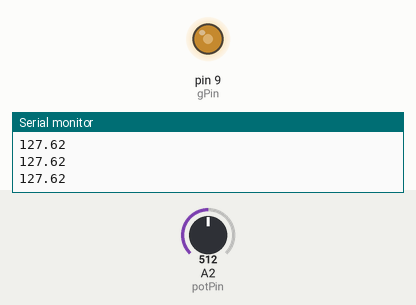
Bench run of a sketch on a simulated Arduino Uno, built with avr-gcc and run on an emulated ATmega328P. Parts: output pins drawn as LEDs (lit = HIGH), the last lines printed to the serial monitor. The inputs (shaded band) are chosen by the test bench; at power-on: A2 (potPin) = 512.

Above: at 1.3 s.
1.4 s: A2 (potPin) set to 716
At 2.7 s:
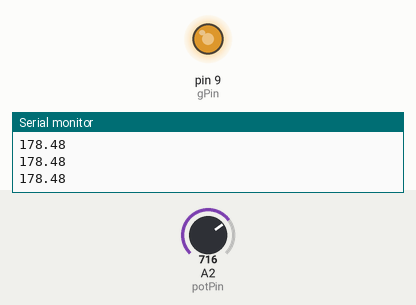
3.0 s: A2 (potPin) set to 900
At 3.9 s:
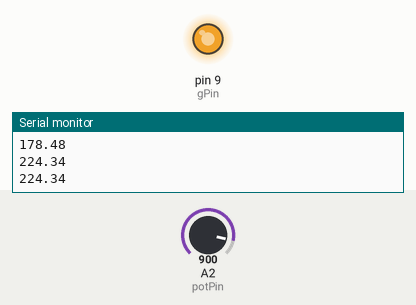
4.5 s: A2 (potPin) set to 122
At 5.1 s:
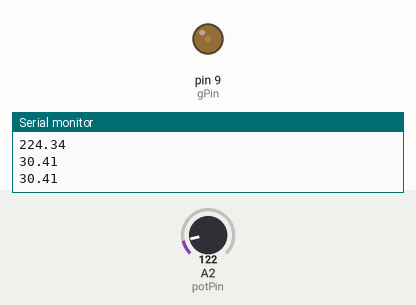
6.0 s: A2 (potPin) set to 0
At 6.3 s:
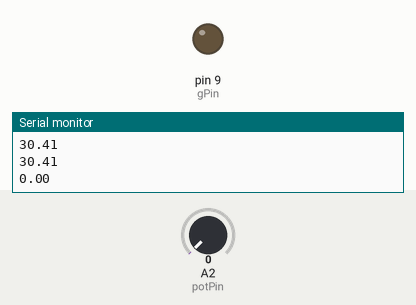
7.5 s: A2 (potPin) set to 511
At 8.7 s:
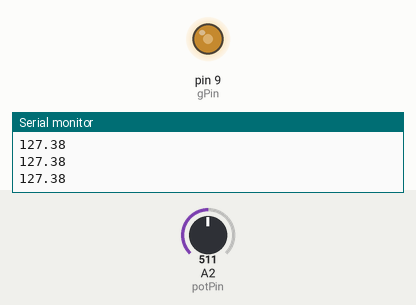
Timing chart, 0 to 10.0 s (numbered marks = the images above; inputs shaded):
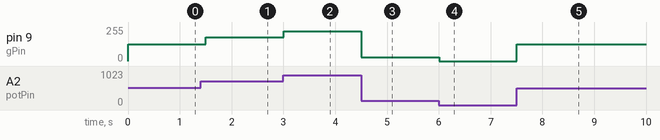

The sketch:

dimableLED.ino
```cpp
int potPin = A2;
int gPin = 9;
float potVal;
float LEDVal;
int waitT = 500;

void setup() {

 pinMode(potPin, INPUT);
 pinMode(gPin, OUTPUT);
 Serial.begin(9600);

}

void loop() {
  potVal = analogRead(potPin);
  LEDVal = (255. / 1023.) * potVal;
  analogWrite(gPin, LEDVal);


  Serial.println(LEDVal);
  delay(waitT);

}
```

Measured:
- after the input at 1.4 s, pin 9 (gPin): 127/255 → 178/255 after 0.10 s
- after the input at 3.0 s, pin 9 (gPin): 178/255 → 224/255 at once
- after the input at 4.5 s, pin 9 (gPin): 224/255 → 30/255 at once
- after the input at 6.0 s, pin 9 (gPin): 30/255 → 0/255 at once
- after the input at 7.5 s, pin 9 (gPin): 0/255 → 127/255 at once
